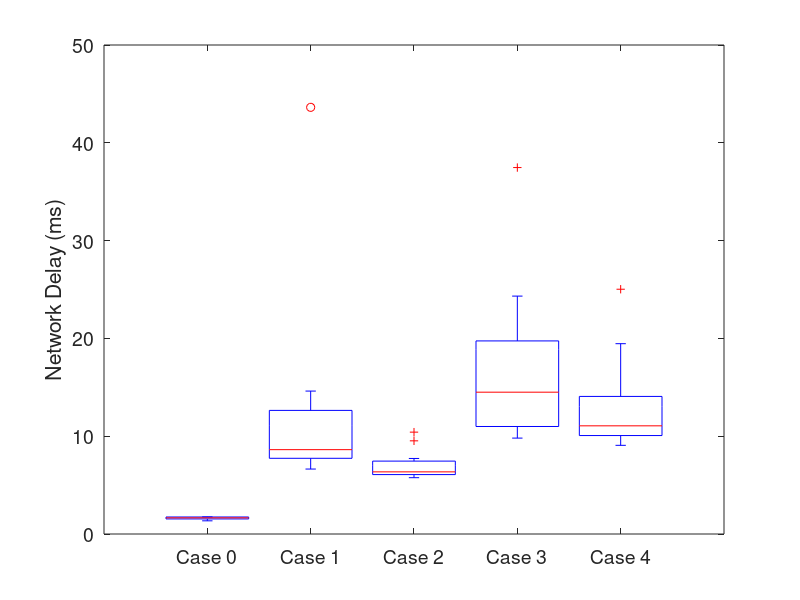
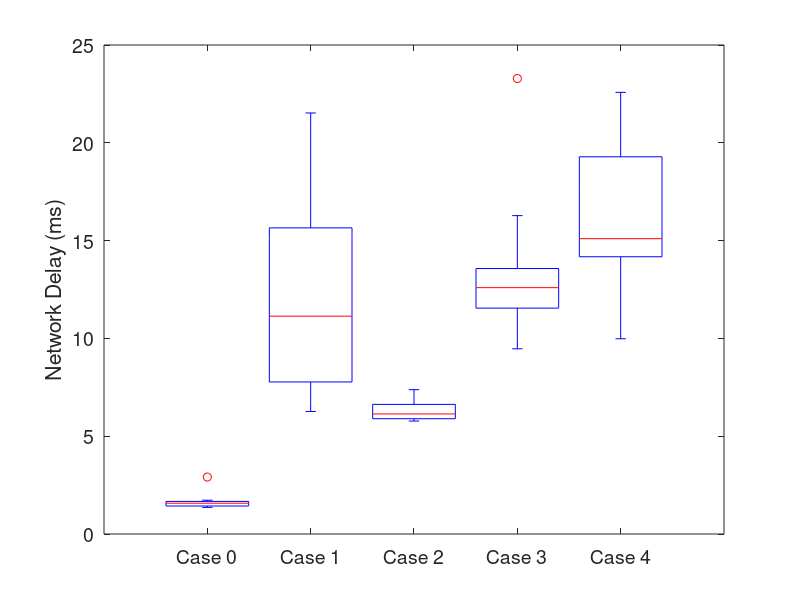
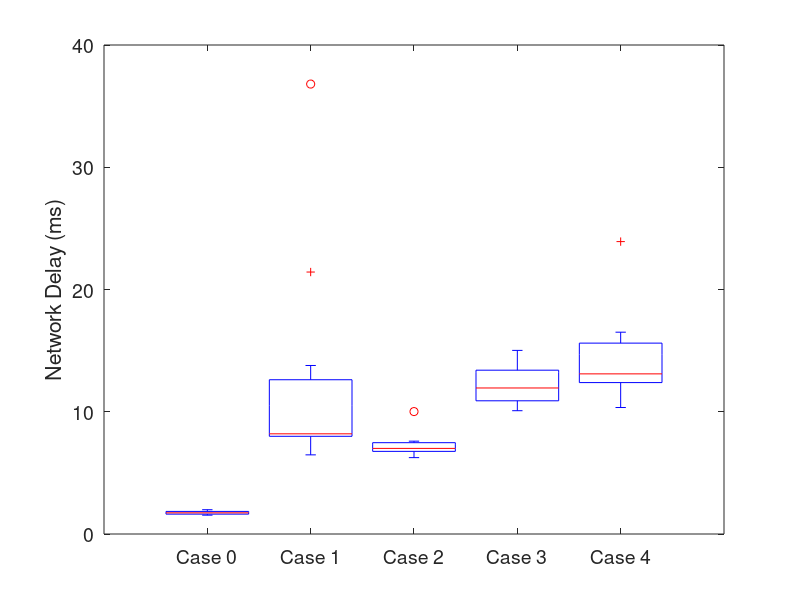

Recreate these plots in MATLAB, in order.
%% Delay Data from Excel Sheet %%
delay = [6.141619	7.379464	6.4325	1.744075	1.60888	1.541333	7.6587	6.264	13.78448	24.32513	16.27679	11.43504	19.45963	10.74694	16.50832
6.390375	5.983333	10.01463	1.347697	1.37	1.864111	6.997583	9.533583	6.474083	17.72882	23.2863	14.97036	11.14666	15.45518	10.93257
6.644625	6.718035	7.264	1.651299	1.68	1.665462	13.72289	21.01106	36.80514	11.50729	9.468469	15.01935	9.066833	9.981378	12.27633
9.526087	7.025417	7.025481	1.523148	1.476267	1.613333	43.62712	9.144546	8.240607	9.806097	12.13849	10.08591	9.071455	13.99	14.98483
6.31813	5.847171	6.979111	1.727233	1.3604	1.554783	7.99	15.69806	8.124346	9.943415	11.504	10.2923	9.990357	18.67005	10.34663
5.94996	5.775037	6.729412	1.592119	1.728314	1.700828	6.641571	12.73997	21.4285	15.30281	13.3144	12.91088	10.9746	22.57868	13.18756
5.758138	5.863655	7.538742	1.744075	1.626931	1.800556	9.387111	15.51185	7.918033	13.69984	11.67864	11.07552	14.75964	14.72757	13.00954
10.416	6.158694	7.594194	1.347697	1.417033	1.986571	14.61438	7.3162	9.120237	20.41394	9.74325	13.56354	25.02759	19.48934	12.713
7.723483	6.351839	6.850828	1.651299	1.540933	1.871167	8.159226	21.52517	7.948655	10.82194	13.0505	12.45492	11.99357	14.74097	15.82353
6.053269	6.116654	6.247567	1.748878	2.911656	1.760588	9.089464	6.916923	8.148963	37.46886	13.65776	10.83622	10.2958	21.08802	23.91878]

%% Scenario 1 - Empty World %%
case0_sc1_delay = delay(:,4);
case1_sc1_delay = delay(:,7);
case2_sc1_delay = delay(:,1);
case3_sc1_delay = delay(:,10);
case4_sc1_delay = delay(:,13);

%Boxplot for this scenario
figure(1);
boxplot([case0_sc1_delay case1_sc1_delay case2_sc1_delay case3_sc1_delay, case4_sc1_delay]);
set(gca,'xtick',1:5, 'xticklabel',{'Case 0', 'Case 1', 'Case 2', 'Case 3', 'Case 4'})
ylabel('Network Delay (ms)');
%title('Network Delay in Empty World');
set (gca, 'FontSize',14);

%% Scenario 2 - Sparse Obstacles World %%
case0_sc2_delay = delay(:,5);
case1_sc2_delay = delay(:,8);
case2_sc2_delay = delay(:,2);
case3_sc2_delay = delay(:,11);
case4_sc2_delay = delay(:,14);

%Boxplot for this scenario
figure(2);
boxplot([case0_sc2_delay case1_sc2_delay case2_sc2_delay case3_sc2_delay, case4_sc2_delay]);
set(gca,'xtick',1:5, 'xticklabel',{'Case 0', 'Case 1', 'Case 2', 'Case 3', 'Case 4'})
ylabel('Network Delay (ms)');
%title('Network Delay in Sparse Obstacles');
set (gca, 'FontSize',14);

%% Scenario 3 - Dense Obstacles World %%
case0_sc3_delay = delay(:,6);
case1_sc3_delay = delay(:,9);
case2_sc3_delay = delay(:,3);
case3_sc3_delay = delay(:,12);
case4_sc3_delay = delay(:,15);
%Boxplot for this scenario
figure(3);
boxplot([case0_sc3_delay case1_sc3_delay case2_sc3_delay case3_sc3_delay, case4_sc3_delay]);
set(gca,'xtick',1:5, 'xticklabel',{'Case 0', 'Case 1', 'Case 2', 'Case 3', 'Case 4'})
ylabel('Network Delay (ms)');
%title('Network Delay in Dense Obstacles');
set (gca, 'FontSize',14);
